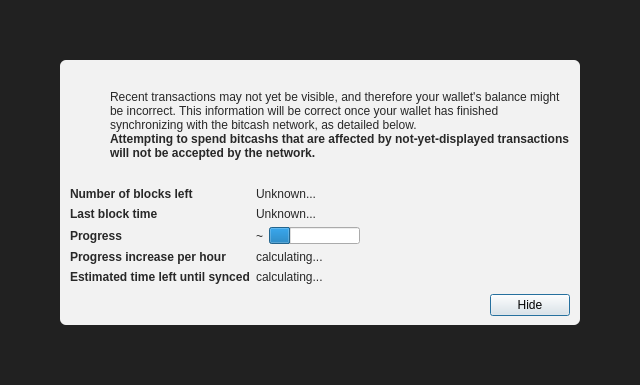
<?xml version="1.0" encoding="UTF-8"?>
<ui version="4.0">
 <class>ModalOverlay</class>
 <widget class="ModalOverlay" name="ModalOverlay">
  <property name="geometry">
   <rect>
    <x>0</x>
    <y>0</y>
    <width>640</width>
    <height>385</height>
   </rect>
  </property>
  <property name="windowTitle">
   <string>Form</string>
  </property>
  <layout class="QVBoxLayout" name="verticalLayout" stretch="0">
   <property name="sizeConstraint">
    <enum>QLayout::SetDefaultConstraint</enum>
   </property>
   <property name="leftMargin">
    <number>0</number>
   </property>
   <property name="topMargin">
    <number>0</number>
   </property>
   <property name="rightMargin">
    <number>0</number>
   </property>
   <property name="bottomMargin">
    <number>0</number>
   </property>
   <item>
    <widget class="QWidget" name="bgWidget" native="true">
     <property name="styleSheet">
      <string notr="true">#bgWidget { background: rgba(0,0,0,220); }</string>
     </property>
     <layout class="QVBoxLayout" name="verticalLayoutMain" stretch="1">
      <property name="leftMargin">
       <number>60</number>
      </property>
      <property name="topMargin">
       <number>60</number>
      </property>
      <property name="rightMargin">
       <number>60</number>
      </property>
      <property name="bottomMargin">
       <number>60</number>
      </property>
      <item>
       <widget class="QWidget" name="contentWidget" native="true">
        <property name="styleSheet">
         <string notr="true">#contentWidget { background: rgba(255,255,255,240); border-radius: 6px; }

QLabel { color: rgb(40,40,40);  }</string>
        </property>
        <layout class="QVBoxLayout" name="verticalLayoutSub" stretch="1,0,0,0">
         <property name="spacing">
          <number>0</number>
         </property>
         <property name="leftMargin">
          <number>10</number>
         </property>
         <property name="topMargin">
          <number>10</number>
         </property>
         <property name="rightMargin">
          <number>10</number>
         </property>
         <property name="bottomMargin">
          <number>10</number>
         </property>
         <item>
          <layout class="QHBoxLayout" name="horizontalLayoutIconText" stretch="0,1">
           <property name="topMargin">
            <number>20</number>
           </property>
           <item>
            <layout class="QVBoxLayout" name="verticalLayoutIcon">
             <property name="leftMargin">
              <number>0</number>
             </property>
             <item>
              <widget class="QPushButton" name="warningIcon">
               <property name="enabled">
                <bool>false</bool>
               </property>
               <property name="text">
                <string/>
               </property>
               <property name="icon">
                <iconset>
                 <normaloff>:/icons/warning</normaloff>
                 <disabledoff>:/icons/warning</disabledoff>:/icons/warning</iconset>
               </property>
               <property name="iconSize">
                <size>
                 <width>48</width>
                 <height>48</height>
                </size>
               </property>
               <property name="flat">
                <bool>true</bool>
               </property>
              </widget>
             </item>
             <item>
              <spacer name="verticalSpacerWarningIcon">
               <property name="orientation">
                <enum>Qt::Vertical</enum>
               </property>
               <property name="sizeHint" stdset="0">
                <size>
                 <width>20</width>
                 <height>40</height>
                </size>
               </property>
              </spacer>
             </item>
            </layout>
           </item>
           <item>
            <layout class="QVBoxLayout" name="verticalLayoutInfoText">
             <property name="leftMargin">
              <number>0</number>
             </property>
             <property name="topMargin">
              <number>0</number>
             </property>
             <item>
              <widget class="QLabel" name="infoText">
               <property name="text">
                <string>Recent transactions may not yet be visible, and therefore your wallet's balance might be incorrect. This information will be correct once your wallet has finished synchronizing with the bitcash network, as detailed below.</string>
               </property>
               <property name="textFormat">
                <enum>Qt::RichText</enum>
               </property>
               <property name="wordWrap">
                <bool>true</bool>
               </property>
              </widget>
             </item>
             <item>
              <widget class="QLabel" name="infoTextStrong">
               <property name="font">
                <font>
                 <weight>75</weight>
                 <bold>true</bold>
                </font>
               </property>
               <property name="text">
                <string>Attempting to spend bitcashs that are affected by not-yet-displayed transactions will not be accepted by the network.</string>
               </property>
               <property name="textFormat">
                <enum>Qt::RichText</enum>
               </property>
               <property name="wordWrap">
                <bool>true</bool>
               </property>
              </widget>
             </item>
             <item>
              <spacer name="verticalSpacerInTextSpace">
               <property name="orientation">
                <enum>Qt::Vertical</enum>
               </property>
               <property name="sizeHint" stdset="0">
                <size>
                 <width>20</width>
                 <height>40</height>
                </size>
               </property>
              </spacer>
             </item>
            </layout>
           </item>
          </layout>
         </item>
         <item>
          <spacer name="verticalSpacerAfterText">
           <property name="orientation">
            <enum>Qt::Vertical</enum>
           </property>
           <property name="sizeHint" stdset="0">
            <size>
             <width>20</width>
             <height>40</height>
            </size>
           </property>
          </spacer>
         </item>
         <item>
          <layout class="QFormLayout" name="formLayout">
           <property name="fieldGrowthPolicy">
            <enum>QFormLayout::FieldsStayAtSizeHint</enum>
           </property>
           <property name="horizontalSpacing">
            <number>6</number>
           </property>
           <property name="verticalSpacing">
            <number>6</number>
           </property>
           <property name="topMargin">
            <number>10</number>
           </property>
           <item row="0" column="0">
            <widget class="QLabel" name="labelNumberOfBlocksLeft">
             <property name="font">
              <font>
               <weight>75</weight>
               <bold>true</bold>
              </font>
             </property>
             <property name="text">
              <string>Number of blocks left</string>
             </property>
            </widget>
           </item>
           <item row="0" column="1">
            <widget class="QLabel" name="numberOfBlocksLeft">
             <property name="text">
              <string>Unknown...</string>
             </property>
            </widget>
           </item>
           <item row="1" column="0">
            <widget class="QLabel" name="labelLastBlockTime">
             <property name="font">
              <font>
               <weight>75</weight>
               <bold>true</bold>
              </font>
             </property>
             <property name="text">
              <string>Last block time</string>
             </property>
            </widget>
           </item>
           <item row="1" column="1">
            <widget class="QLabel" name="newestBlockDate">
             <property name="sizePolicy">
              <sizepolicy hsizetype="Maximum" vsizetype="Preferred">
               <horstretch>0</horstretch>
               <verstretch>0</verstretch>
              </sizepolicy>
             </property>
             <property name="text">
              <string>Unknown...</string>
             </property>
            </widget>
           </item>
           <item row="2" column="0">
            <widget class="QLabel" name="labelSyncDone">
             <property name="font">
              <font>
               <weight>75</weight>
               <bold>true</bold>
              </font>
             </property>
             <property name="text">
              <string>Progress</string>
             </property>
            </widget>
           </item>
           <item row="2" column="1">
            <layout class="QHBoxLayout" name="horizontalLayoutSync" stretch="0,1">
             <item>
              <widget class="QLabel" name="percentageProgress">
               <property name="text">
                <string notr="true">~</string>
               </property>
              </widget>
             </item>
             <item>
              <widget class="QProgressBar" name="progressBar">
               <property name="value">
                <number>24</number>
               </property>
               <property name="format">
                <string/>
               </property>
              </widget>
             </item>
            </layout>
           </item>
           <item row="4" column="0">
            <widget class="QLabel" name="labelProgressIncrease">
             <property name="font">
              <font>
               <weight>75</weight>
               <bold>true</bold>
              </font>
             </property>
             <property name="text">
              <string>Progress increase per hour</string>
             </property>
            </widget>
           </item>
           <item row="4" column="1">
            <widget class="QLabel" name="progressIncreasePerH">
             <property name="text">
              <string>calculating...</string>
             </property>
            </widget>
           </item>
           <item row="5" column="0">
            <widget class="QLabel" name="labelEstimatedTimeLeft">
             <property name="font">
              <font>
               <weight>75</weight>
               <bold>true</bold>
              </font>
             </property>
             <property name="text">
              <string>Estimated time left until synced</string>
             </property>
            </widget>
           </item>
           <item row="5" column="1">
            <widget class="QLabel" name="expectedTimeLeft">
             <property name="text">
              <string>calculating...</string>
             </property>
            </widget>
           </item>
          </layout>
         </item>
         <item>
          <layout class="QHBoxLayout" name="horizontalLayoutButtons">
           <property name="leftMargin">
            <number>10</number>
           </property>
           <property name="topMargin">
            <number>10</number>
           </property>
           <item>
            <spacer name="horizontalSpacer">
             <property name="orientation">
              <enum>Qt::Horizontal</enum>
             </property>
             <property name="sizeHint" stdset="0">
              <size>
               <width>40</width>
               <height>20</height>
              </size>
             </property>
            </spacer>
           </item>
           <item>
            <widget class="QPushButton" name="closeButton">
             <property name="text">
              <string>Hide</string>
             </property>
             <property name="focusPolicy">
              <enum>Qt::StrongFocus</enum>
             </property>
             <property name="default">
              <bool>true</bool>
             </property>
            </widget>
           </item>
          </layout>
         </item>
        </layout>
       </widget>
      </item>
     </layout>
    </widget>
   </item>
  </layout>
 </widget>
 <customwidgets>
  <customwidget>
   <class>ModalOverlay</class>
   <extends>QWidget</extends>
   <header>qt/modaloverlay.h</header>
   <container>1</container>
  </customwidget>
 </customwidgets>
 <resources/>
 <connections/>
</ui>
